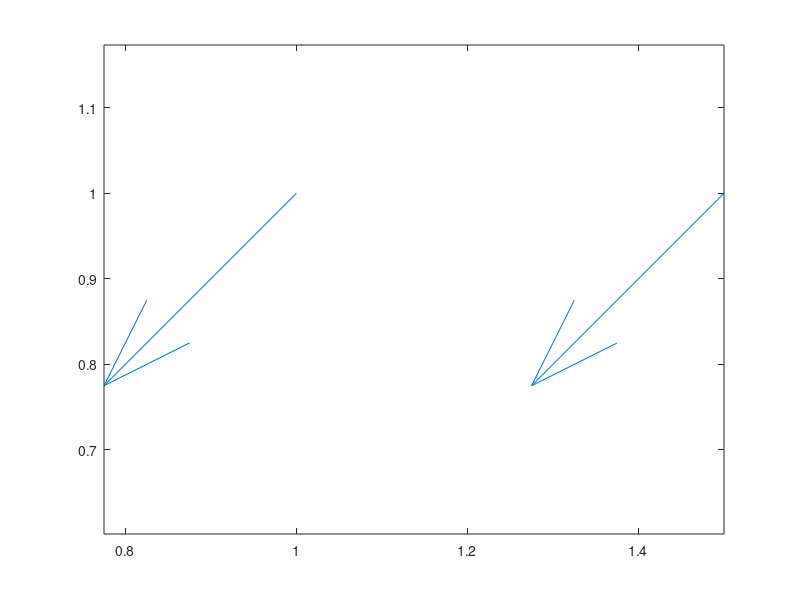

MATLAB code for this plot:
clear all;
close all


x = [1 2];
y = [1 1];
u = [1 1];
v = [1 1];


fig = figure();
h = quiver(x,y,u,v);
axis equal;

pause(1);

x = [1 1.5];
y = [1 1];
u = [-1 -1];
v = [-1 -1];

set(h, 'XData',x ,'YData',y, 'UData',u,'VData',v);

a = get(h, 'XData');
b = get(h, 'UData')


